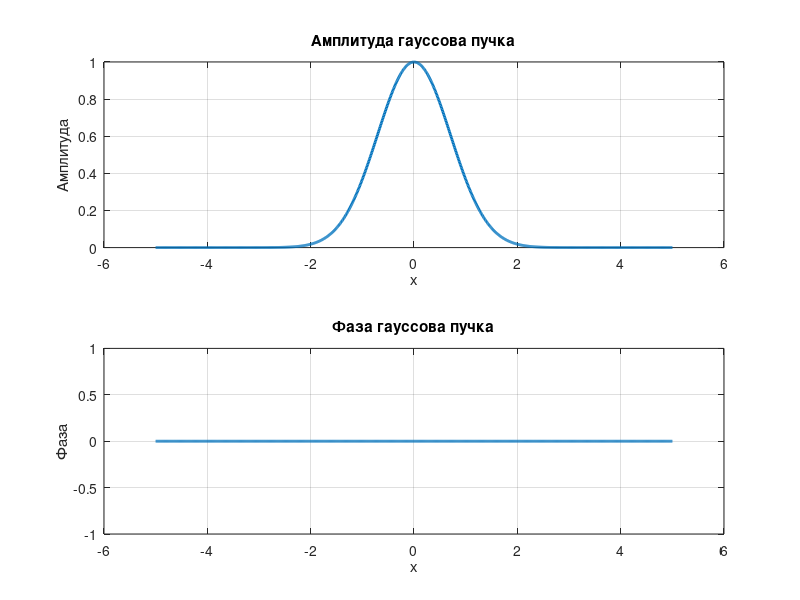

Reproduce this figure in MATLAB.
% Определение диапазона значений x
x = linspace(-5, 5, 1000);

% Определение гауссова пучка
gaussian_beam = exp(-x.^2);

% Разделение на амплитуду и фазу
amplitude = abs(gaussian_beam);
phase = angle(gaussian_beam);

% Построение графика амплитуды
figure;
subplot(2, 1, 1);
plot(x, amplitude, 'LineWidth', 2);
title('Амплитуда гауссова пучка');
xlabel('x');
ylabel('Амплитуда');
grid on;

% Построение графика фазы
subplot(2, 1, 2);
plot(x, phase, 'LineWidth', 2);
title('Фаза гауссова пучка');
xlabel('x');
ylabel('Фаза');
grid on;
